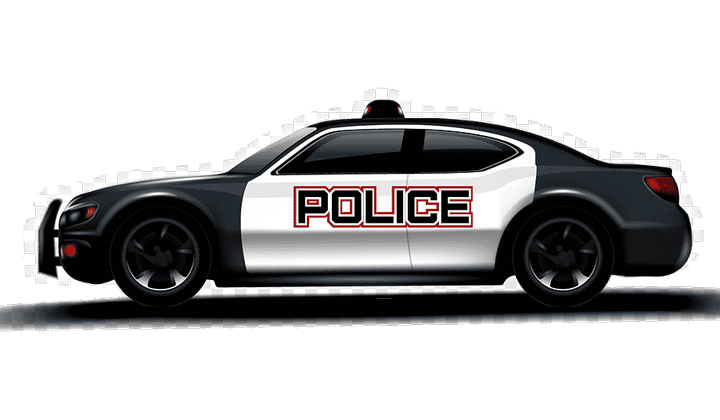
#> input picture frontend/src/roles/supervisor_unidad/modulos/logistica_turnos/assets/vehiculos/automovil.png, 720 x 420 px
$ python remove_vehiculo_bg.py
#> lines starting #> are read from the running program, lines starting #| are printed output that depends on the picture
"""Prepare flota images: soft matte removal + full-subject crop. Never over-eat the vehicle."""
from __future__ import annotations

from collections import deque
from pathlib import Path

from PIL import Image

ASSETS = (
    Path(__file__).resolve().parent.parent
    / "frontend"
    / "src"
    / "roles"
    / "supervisor_unidad"
    / "modulos"
    / "logistica_turnos"
    / "assets"
    / "vehiculos"
)


def is_edge_matte(r: int, g: int, b: int, a: int) -> bool:
    if a < 10:
        return True
    # only very light studio / checkerboard (avoid eating white police doors)
    if r >= 250 and g >= 250 and b >= 250:
        return True
    if abs(r - g) <= 2 and abs(g - b) <= 2 and 228 <= r <= 232:
        return True
    return False


def process(path: Path) -> None:
    im = Image.open(path).convert("RGBA")
#> im is the input picture: PIL image 720x420 RGBA; mean R, G, B, A 33.9, 33.4, 34, 99.2
    if max(im.size) > 1600:
        im.thumbnail((1600, 1600), Image.Resampling.LANCZOS)

    w, h = im.size
#> w = 720; h = 420
    px = im.load()
    vis = [[False] * h for _ in range(w)]
    q: deque[tuple[int, int]] = deque()

    def push(x: int, y: int) -> None:
        if 0 <= x < w and 0 <= y < h and not vis[x][y]:
            r, g, b, a = px[x, y]
            if is_edge_matte(r, g, b, a):
                vis[x][y] = True
                q.append((x, y))

    for x in range(w):
        push(x, 0)
        push(x, h - 1)
    for y in range(h):
        push(0, y)
        push(w - 1, y)

    while q:
        x, y = q.popleft()
        px[x, y] = (0, 0, 0, 0)
        push(x + 1, y)
        push(x - 1, y)
        push(x, y + 1)
        push(x, y - 1)

    bbox = im.getbbox()
    if bbox:
        pad = 12
        l, t, r, b = bbox
        im = im.crop(
            (max(0, l - pad), max(0, t - pad), min(w, r + pad), min(h, b + pad))
        )
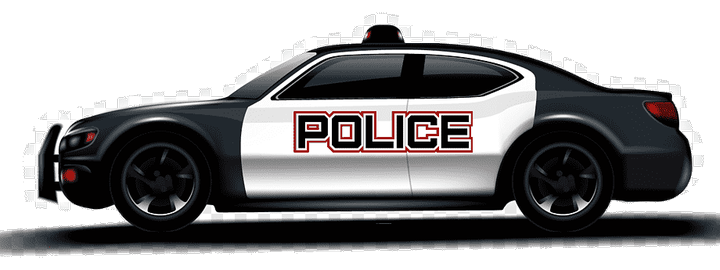
#> im: PIL image 720x270 RGBA; mean R, G, B, A 52.1, 51.3, 52.2, 153.8; transparent parts drawn white

    # Normalize canvas to a shared landscape frame so CSS contain shows full vehicle
    max_w, max_h = 720, 420
    im.thumbnail((max_w, max_h), Image.Resampling.LANCZOS)
    canvas = Image.new("RGBA", (max_w, max_h), (0, 0, 0, 0))
#> canvas: PIL image 720x420 RGBA; every value is 0
    ox = (max_w - im.size[0]) // 2
    oy = (max_h - im.size[1]) // 2
    canvas.paste(im, (ox, oy), im)

    out = ASSETS / f"{path.stem}.png"
    canvas.save(out, "PNG", optimize=True)
    if path.resolve() != out.resolve() and path.suffix.lower() in {".jpg", ".jpeg"}:
        path.unlink(missing_ok=True)
    print(f"OK {path.name} -> {out.name} subject={im.size} canvas={canvas.size}")
#| OK automovil.png -> automovil.png subject=(720, 270) canvas=(720, 420)


def main() -> None:
    for f in sorted(ASSETS.iterdir()):
        if f.suffix.lower() in {".png", ".jpg", ".jpeg"}:
            # skip already normalized outputs if source jpg still present
            process(f)


if __name__ == "__main__":
    main()
